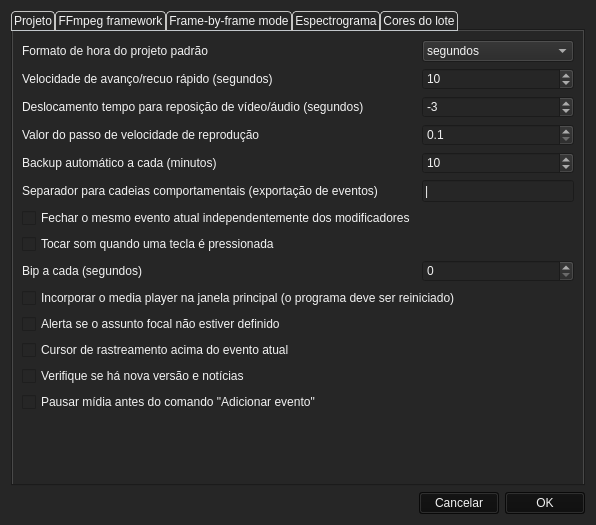
<?xml version="1.0" encoding="UTF-8"?>
<ui version="4.0">
 <class>prefDialog</class>
 <widget class="QDialog" name="prefDialog">
  <property name="windowModality">
   <enum>Qt::WindowModal</enum>
  </property>
  <property name="geometry">
   <rect>
    <x>0</x>
    <y>0</y>
    <width>596</width>
    <height>525</height>
   </rect>
  </property>
  <property name="windowTitle">
   <string>Preferências</string>
  </property>
  <property name="windowIcon">
   <iconset>
    <normaloff>logo.png</normaloff>logo.png</iconset>
  </property>
  <property name="styleSheet">
   <string notr="true">background-color: rgb(38, 38, 38);
color: rgb(242, 242, 242);</string>
  </property>
  <layout class="QVBoxLayout" name="verticalLayout_5">
   <item>
    <layout class="QVBoxLayout" name="verticalLayout_2">
     <item>
      <widget class="QTabWidget" name="tabWidget">
       <property name="palette">
        <palette>
         <active>
          <colorrole role="WindowText">
           <brush brushstyle="SolidPattern">
            <color alpha="255">
             <red>242</red>
             <green>242</green>
             <blue>242</blue>
            </color>
           </brush>
          </colorrole>
          <colorrole role="Button">
           <brush brushstyle="SolidPattern">
            <color alpha="255">
             <red>38</red>
             <green>38</green>
             <blue>38</blue>
            </color>
           </brush>
          </colorrole>
          <colorrole role="Text">
           <brush brushstyle="SolidPattern">
            <color alpha="255">
             <red>242</red>
             <green>242</green>
             <blue>242</blue>
            </color>
           </brush>
          </colorrole>
          <colorrole role="ButtonText">
           <brush brushstyle="SolidPattern">
            <color alpha="255">
             <red>242</red>
             <green>242</green>
             <blue>242</blue>
            </color>
           </brush>
          </colorrole>
          <colorrole role="Base">
           <brush brushstyle="SolidPattern">
            <color alpha="255">
             <red>38</red>
             <green>38</green>
             <blue>38</blue>
            </color>
           </brush>
          </colorrole>
          <colorrole role="Window">
           <brush brushstyle="SolidPattern">
            <color alpha="255">
             <red>38</red>
             <green>38</green>
             <blue>38</blue>
            </color>
           </brush>
          </colorrole>
         </active>
         <inactive>
          <colorrole role="WindowText">
           <brush brushstyle="SolidPattern">
            <color alpha="255">
             <red>242</red>
             <green>242</green>
             <blue>242</blue>
            </color>
           </brush>
          </colorrole>
          <colorrole role="Button">
           <brush brushstyle="SolidPattern">
            <color alpha="255">
             <red>38</red>
             <green>38</green>
             <blue>38</blue>
            </color>
           </brush>
          </colorrole>
          <colorrole role="Text">
           <brush brushstyle="SolidPattern">
            <color alpha="255">
             <red>242</red>
             <green>242</green>
             <blue>242</blue>
            </color>
           </brush>
          </colorrole>
          <colorrole role="ButtonText">
           <brush brushstyle="SolidPattern">
            <color alpha="255">
             <red>242</red>
             <green>242</green>
             <blue>242</blue>
            </color>
           </brush>
          </colorrole>
          <colorrole role="Base">
           <brush brushstyle="SolidPattern">
            <color alpha="255">
             <red>38</red>
             <green>38</green>
             <blue>38</blue>
            </color>
           </brush>
          </colorrole>
          <colorrole role="Window">
           <brush brushstyle="SolidPattern">
            <color alpha="255">
             <red>38</red>
             <green>38</green>
             <blue>38</blue>
            </color>
           </brush>
          </colorrole>
         </inactive>
         <disabled>
          <colorrole role="WindowText">
           <brush brushstyle="SolidPattern">
            <color alpha="255">
             <red>242</red>
             <green>242</green>
             <blue>242</blue>
            </color>
           </brush>
          </colorrole>
          <colorrole role="Button">
           <brush brushstyle="SolidPattern">
            <color alpha="255">
             <red>38</red>
             <green>38</green>
             <blue>38</blue>
            </color>
           </brush>
          </colorrole>
          <colorrole role="Text">
           <brush brushstyle="SolidPattern">
            <color alpha="255">
             <red>242</red>
             <green>242</green>
             <blue>242</blue>
            </color>
           </brush>
          </colorrole>
          <colorrole role="ButtonText">
           <brush brushstyle="SolidPattern">
            <color alpha="255">
             <red>242</red>
             <green>242</green>
             <blue>242</blue>
            </color>
           </brush>
          </colorrole>
          <colorrole role="Base">
           <brush brushstyle="SolidPattern">
            <color alpha="255">
             <red>38</red>
             <green>38</green>
             <blue>38</blue>
            </color>
           </brush>
          </colorrole>
          <colorrole role="Window">
           <brush brushstyle="SolidPattern">
            <color alpha="255">
             <red>38</red>
             <green>38</green>
             <blue>38</blue>
            </color>
           </brush>
          </colorrole>
         </disabled>
        </palette>
       </property>
       <property name="contextMenuPolicy">
        <enum>Qt::DefaultContextMenu</enum>
       </property>
       <property name="styleSheet">
        <string notr="true">QTabBar::tab  {
    background: rgb(38, 38, 38);
    border: 1px solid #C4C4C3;
    border-bottom-color: #C2C7CB; /* same as the pane color */
    border-top-left-radius: 4px;
    border-top-right-radius: 4px;
    min-width: 8ex;
    padding: 2px;
}</string>
       </property>
       <property name="currentIndex">
        <number>0</number>
       </property>
       <widget class="QWidget" name="tab">
        <property name="styleSheet">
         <string notr="true">color: rgb(242, 242, 242);</string>
        </property>
        <attribute name="title">
         <string>Projeto</string>
        </attribute>
        <layout class="QVBoxLayout" name="verticalLayout">
         <item>
          <layout class="QFormLayout" name="formLayout">
           <item row="0" column="0">
            <widget class="QLabel" name="label">
             <property name="text">
              <string>Formato de hora do projeto padrão</string>
             </property>
            </widget>
           </item>
           <item row="0" column="1">
            <widget class="QComboBox" name="cbTimeFormat">
             <item>
              <property name="text">
               <string>segundos</string>
              </property>
             </item>
             <item>
              <property name="text">
               <string>hh:mm:ss.mss</string>
              </property>
             </item>
            </widget>
           </item>
           <item row="1" column="0">
            <widget class="QLabel" name="label_4">
             <property name="text">
              <string>Velocidade de avanço/recuo rápido (segundos)</string>
             </property>
            </widget>
           </item>
           <item row="1" column="1">
            <widget class="QSpinBox" name="sbffSpeed">
             <property name="minimum">
              <number>0</number>
             </property>
             <property name="maximum">
              <number>10000</number>
             </property>
             <property name="value">
              <number>10</number>
             </property>
            </widget>
           </item>
           <item row="2" column="0">
            <widget class="QLabel" name="label_2">
             <property name="text">
              <string>Deslocamento tempo para reposição de vídeo/áudio (segundos)</string>
             </property>
            </widget>
           </item>
           <item row="2" column="1">
            <widget class="QSpinBox" name="sbRepositionTimeOffset">
             <property name="minimum">
              <number>-10000</number>
             </property>
             <property name="maximum">
              <number>10000</number>
             </property>
             <property name="value">
              <number>-3</number>
             </property>
            </widget>
           </item>
           <item row="3" column="0">
            <widget class="QLabel" name="label_5">
             <property name="text">
              <string>Valor do passo de velocidade de reprodução</string>
             </property>
            </widget>
           </item>
           <item row="3" column="1">
            <widget class="QDoubleSpinBox" name="sbSpeedStep">
             <property name="decimals">
              <number>1</number>
             </property>
             <property name="minimum">
              <double>0.100000000000000</double>
             </property>
             <property name="maximum">
              <double>1.000000000000000</double>
             </property>
             <property name="singleStep">
              <double>0.100000000000000</double>
             </property>
             <property name="value">
              <double>0.100000000000000</double>
             </property>
            </widget>
           </item>
           <item row="4" column="0">
            <widget class="QLabel" name="label_6">
             <property name="text">
              <string>Backup automático a cada (minutos)</string>
             </property>
            </widget>
           </item>
           <item row="4" column="1">
            <widget class="QSpinBox" name="sbAutomaticBackup">
             <property name="minimum">
              <number>-10000</number>
             </property>
             <property name="maximum">
              <number>10000</number>
             </property>
             <property name="value">
              <number>10</number>
             </property>
            </widget>
           </item>
           <item row="5" column="0">
            <widget class="QLabel" name="label_3">
             <property name="text">
              <string>Separador para cadeias comportamentais (exportação de eventos)</string>
             </property>
            </widget>
           </item>
           <item row="5" column="1">
            <widget class="QLineEdit" name="leSeparator">
             <property name="text">
              <string>|</string>
             </property>
            </widget>
           </item>
           <item row="7" column="0">
            <widget class="QCheckBox" name="cbConfirmSound">
             <property name="text">
              <string>Tocar som quando uma tecla é pressionada</string>
             </property>
            </widget>
           </item>
           <item row="8" column="0">
            <widget class="QLabel" name="label_8">
             <property name="text">
              <string>Bip a cada (segundos)</string>
             </property>
            </widget>
           </item>
           <item row="8" column="1">
            <widget class="QSpinBox" name="sbBeepEvery"/>
           </item>
           <item row="9" column="0" colspan="2">
            <widget class="QCheckBox" name="cbEmbedPlayer">
             <property name="text">
              <string>Incorporar o media player na janela principal (o programa deve ser reiniciado)</string>
             </property>
            </widget>
           </item>
           <item row="10" column="0">
            <widget class="QCheckBox" name="cbAlertNoFocalSubject">
             <property name="text">
              <string>Alerta se o assunto focal não estiver definido</string>
             </property>
            </widget>
           </item>
           <item row="11" column="0">
            <widget class="QCheckBox" name="cbTrackingCursorAboveEvent">
             <property name="text">
              <string>Cursor de rastreamento acima do evento atual</string>
             </property>
            </widget>
           </item>
           <item row="12" column="0">
            <widget class="QCheckBox" name="cbCheckForNewVersion">
             <property name="text">
              <string>Verifique se há nova versão e notícias</string>
             </property>
            </widget>
           </item>
           <item row="6" column="0">
            <widget class="QCheckBox" name="cbCloseSameEvent">
             <property name="text">
              <string>Fechar o mesmo evento atual independentemente dos modificadores</string>
             </property>
            </widget>
           </item>
           <item row="13" column="0">
            <widget class="QCheckBox" name="cb_pause_before_addevent">
             <property name="text">
              <string>Pausar mídia antes do comando &quot;Adicionar evento&quot;</string>
             </property>
            </widget>
           </item>
          </layout>
         </item>
        </layout>
       </widget>
       <widget class="QWidget" name="tab_2">
        <property name="styleSheet">
         <string notr="true">color: rgb(242, 242, 242);</string>
        </property>
        <attribute name="title">
         <string>FFmpeg framework</string>
        </attribute>
        <layout class="QVBoxLayout" name="verticalLayout_4">
         <item>
          <layout class="QVBoxLayout" name="verticalLayout_3">
           <item>
            <widget class="QLabel" name="lbFFmpegPath">
             <property name="text">
              <string>FFmpeg caminho:</string>
             </property>
             <property name="scaledContents">
              <bool>false</bool>
             </property>
             <property name="wordWrap">
              <bool>true</bool>
             </property>
            </widget>
           </item>
           <item>
            <layout class="QHBoxLayout" name="horizontalLayout"/>
           </item>
           <item>
            <layout class="QHBoxLayout" name="horizontalLayout_3">
             <item>
              <widget class="QLabel" name="lbFFmpegCacheDir">
               <property name="text">
                <string>Diretório de cache do FFmpeg</string>
               </property>
              </widget>
             </item>
             <item>
              <widget class="QLineEdit" name="leFFmpegCacheDir"/>
             </item>
             <item>
              <widget class="QPushButton" name="pbBrowseFFmpegCacheDir">
               <property name="text">
                <string>...</string>
               </property>
              </widget>
             </item>
            </layout>
           </item>
           <item>
            <layout class="QHBoxLayout" name="horizontalLayout_4">
             <item>
              <widget class="QLabel" name="lbFFmpegCacheDirMaxSize">
               <property name="text">
                <string>Diretório de cache tamanho max FFmpeg (Mb)</string>
               </property>
              </widget>
             </item>
             <item>
              <widget class="QSpinBox" name="sbFFmpegCacheDirMaxSize">
               <property name="maximum">
                <number>10000</number>
               </property>
               <property name="singleStep">
                <number>10</number>
               </property>
              </widget>
             </item>
            </layout>
           </item>
           <item>
            <spacer name="verticalSpacer">
             <property name="orientation">
              <enum>Qt::Vertical</enum>
             </property>
             <property name="sizeHint" stdset="0">
              <size>
               <width>20</width>
               <height>40</height>
              </size>
             </property>
            </spacer>
           </item>
          </layout>
         </item>
        </layout>
       </widget>
       <widget class="QWidget" name="tab_3">
        <property name="styleSheet">
         <string notr="true">color: rgb(242, 242, 242);</string>
        </property>
        <attribute name="title">
         <string>Frame-by-frame mode</string>
        </attribute>
        <layout class="QVBoxLayout" name="verticalLayout_7">
         <item>
          <layout class="QHBoxLayout" name="horizontalLayout_5">
           <item>
            <widget class="QLabel" name="lbResize">
             <property name="text">
              <string>Redimensionar quadro (número horizontal de pixels). A proporção será mantida</string>
             </property>
             <property name="wordWrap">
              <bool>true</bool>
             </property>
            </widget>
           </item>
           <item>
            <widget class="QSpinBox" name="sbFrameResize">
             <property name="maximum">
              <number>1920</number>
             </property>
             <property name="singleStep">
              <number>10</number>
             </property>
            </widget>
           </item>
          </layout>
         </item>
         <item>
          <layout class="QVBoxLayout" name="verticalLayout_6">
           <item>
            <layout class="QHBoxLayout" name="horizontalLayout_8">
             <item>
              <widget class="QLabel" name="label_9">
               <property name="text">
                <string>Formato de bitmap de quadro (JPG: PNG de baixa qualidade: alta qualidade)</string>
               </property>
              </widget>
             </item>
             <item>
              <widget class="QComboBox" name="cbFrameBitmapFormat">
               <item>
                <property name="text">
                 <string>JPG</string>
                </property>
               </item>
               <item>
                <property name="text">
                 <string>PNG</string>
                </property>
               </item>
              </widget>
             </item>
            </layout>
           </item>
           <item>
            <layout class="QHBoxLayout" name="horizontalLayout_9">
             <item>
              <widget class="QLabel" name="label_11">
               <property name="text">
                <string>Tamanho do cache (em segundos)</string>
               </property>
              </widget>
             </item>
             <item>
              <widget class="QSpinBox" name="sb_fbf_cache_size">
               <property name="minimum">
                <number>1</number>
               </property>
               <property name="maximum">
                <number>3600</number>
               </property>
              </widget>
             </item>
            </layout>
           </item>
           <item>
            <widget class="QCheckBox" name="cbDetachFrameViewer">
             <property name="text">
              <string>Desanexar visualizador de quadros</string>
             </property>
            </widget>
           </item>
           <item>
            <spacer name="verticalSpacer_2">
             <property name="orientation">
              <enum>Qt::Vertical</enum>
             </property>
             <property name="sizeHint" stdset="0">
              <size>
               <width>20</width>
               <height>40</height>
              </size>
             </property>
            </spacer>
           </item>
          </layout>
         </item>
        </layout>
       </widget>
       <widget class="QWidget" name="tab_4">
        <property name="styleSheet">
         <string notr="true">color: rgb(242, 242, 242);</string>
        </property>
        <attribute name="title">
         <string>Espectrograma</string>
        </attribute>
        <layout class="QVBoxLayout" name="verticalLayout_9">
         <item>
          <layout class="QVBoxLayout" name="verticalLayout_8">
           <item>
            <layout class="QHBoxLayout" name="horizontalLayout_6">
             <item>
              <widget class="QLabel" name="lbspectrogram">
               <property name="text">
                <string>Altura do espectrograma</string>
               </property>
               <property name="wordWrap">
                <bool>true</bool>
               </property>
              </widget>
             </item>
             <item>
              <widget class="QSpinBox" name="sbSpectrogramHeight">
               <property name="minimum">
                <number>80</number>
               </property>
               <property name="maximum">
                <number>400</number>
               </property>
               <property name="singleStep">
                <number>80</number>
               </property>
              </widget>
             </item>
            </layout>
           </item>
           <item>
            <layout class="QHBoxLayout" name="horizontalLayout_7">
             <item>
              <widget class="QLabel" name="label_7">
               <property name="text">
                <string>Mapa colorido</string>
               </property>
              </widget>
             </item>
             <item>
              <widget class="QComboBox" name="cbSpectrogramColorMap"/>
             </item>
            </layout>
           </item>
           <item>
            <spacer name="verticalSpacer_3">
             <property name="orientation">
              <enum>Qt::Vertical</enum>
             </property>
             <property name="sizeHint" stdset="0">
              <size>
               <width>20</width>
               <height>40</height>
              </size>
             </property>
            </spacer>
           </item>
          </layout>
         </item>
        </layout>
       </widget>
       <widget class="QWidget" name="tab_5">
        <property name="styleSheet">
         <string notr="true">color: rgb(242, 242, 242);</string>
        </property>
        <attribute name="title">
         <string>Cores do lote</string>
        </attribute>
        <layout class="QVBoxLayout" name="verticalLayout_11">
         <item>
          <layout class="QVBoxLayout" name="verticalLayout_10">
           <item>
            <widget class="QLabel" name="label_10">
             <property name="text">
              <string>&lt;html&gt;&lt;head/&gt;&lt;body&gt;&lt;p&gt;Lista de cores a serem usadas na plotagem. Veja &lt;a href=&quot;https://matplotlib.org/api/colors_api.html&quot;&gt;&lt;span style=&quot; text-decoration: underline; color:#8c8c8c;&quot;&gt;cores matplotlib&lt;/span&gt;&lt;/a&gt;&lt;/p&gt;&lt;/body&gt;&lt;/html&gt;</string>
             </property>
             <property name="openExternalLinks">
              <bool>true</bool>
             </property>
            </widget>
           </item>
           <item>
            <widget class="QPlainTextEdit" name="te_plot_colors"/>
           </item>
           <item>
            <widget class="QPushButton" name="pb_reset_colors">
             <property name="text">
              <string>Redefinir cores para o padrão</string>
             </property>
            </widget>
           </item>
          </layout>
         </item>
        </layout>
       </widget>
      </widget>
     </item>
     <item>
      <layout class="QHBoxLayout" name="horizontalLayout_2">
       <item>
        <spacer name="horizontalSpacer">
         <property name="orientation">
          <enum>Qt::Horizontal</enum>
         </property>
         <property name="sizeHint" stdset="0">
          <size>
           <width>241</width>
           <height>20</height>
          </size>
         </property>
        </spacer>
       </item>
       <item>
        <widget class="QPushButton" name="pbCancel">
         <property name="styleSheet">
          <string notr="true">background-color: rgb(13, 13, 13);</string>
         </property>
         <property name="text">
          <string>Cancelar</string>
         </property>
        </widget>
       </item>
       <item>
        <widget class="QPushButton" name="pbOK">
         <property name="styleSheet">
          <string notr="true">background-color: rgb(13, 13, 13);</string>
         </property>
         <property name="text">
          <string>OK</string>
         </property>
        </widget>
       </item>
      </layout>
     </item>
    </layout>
   </item>
  </layout>
 </widget>
 <resources/>
 <connections/>
</ui>
